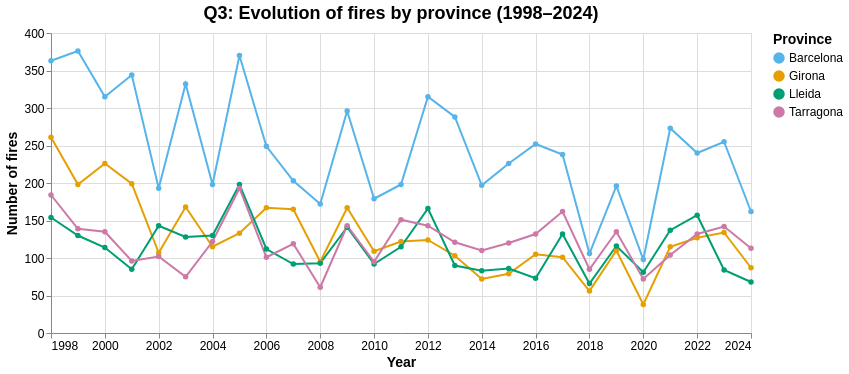

The code cell stored with this chart in its notebook:
### Markdown cell above
# Q3: Evolution of fires by province
Run the cell below from this notebook’s folder. Each line shows the annual number of fires in one province, from 1998 to 2024.

Colours use the colourblind-friendly Okabe–Ito palette.

### Code cell
from pathlib import Path
import pandas as pd
import altair as alt


def format_chart(chart):
    return (
        chart.configure_title(fontSize=18, subtitleFontSize=12)
        .configure_legend(titleFontSize=14, labelFontSize=12)
        .configure_axis(titleFontSize=14, labelFontSize=12)
    )


fires = pd.read_csv(
    Path("Clean data/CleanData.csv"),
    parse_dates=["data_incendi"],
    dtype={"codi_provincia": "string", "codi_comarca": "string"},
)
fires = fires[fires.data_incendi.dt.year.between(1998, 2024)].copy()
province_names = {"08": "Barcelona", "17": "Girona", "25": "Lleida", "43": "Tarragona"}
province_codes = fires.codi_provincia.str.zfill(2)
fires["provincia"] = province_codes.map(province_names).fillna(fires.provincia)
counts = fires.groupby([fires.data_incendi.dt.year.rename("year"), "provincia"]).size().reset_index(name="fires")
line_chart = alt.Chart(counts).mark_line(point=True).encode(
    x=alt.X("year:Q", title="Year", axis=alt.Axis(format="d"), scale=alt.Scale(zero=False)),
    y=alt.Y("fires:Q", title="Number of fires", scale=alt.Scale(zero=True)),
    color=alt.Color("provincia:N", title="Province", scale=alt.Scale(
        domain=["Barcelona", "Girona", "Lleida", "Tarragona"],
        range=["#56B4E9", "#E69F00", "#009E73", "#CC79A7"])),
    tooltip=["provincia:N", "year:O", "fires:Q"]
).properties(title="Q3: Evolution of fires by province (1998–2024)", height=300, width=700)

province_view = format_chart(line_chart)
province_view

### Figure 1 — Vega-Lite specification as saved in the notebook (floating-point values rounded to 4 significant figures)
{"config": {"view": {"continuousWidth": 300, "continuousHeight": 300}, "axis": {"labelFontSize": 12, "titleFontSize": 14}, "legend": {"labelFontSize": 12, "titleFontSize": 14}, "title": {"fontSize": 18, "subtitleFontSize": 12}}, "data": {"name": "data-2fff97f9a8cf3e5bdd35b9a7e089dd93"}, "mark": {"type": "line", "point": true}, "encoding": {"color": {"field": "provincia", "scale": {"domain": ["Barcelona", "Girona", "Lleida", "Tarragona"], "range": ["#56B4E9", "#E69F00", "#009E73", "#CC79A7"]}, "title": "Province", "type": "nominal"}, "tooltip": [{"field": "provincia", "type": "nominal"}, {"field": "year", "type": "ordinal"}, {"field": "fires", "type": "quantitative"}], "x": {"axis": {"format": "d"}, "field": "year", "scale": {"zero": false}, "title": "Year", "type": "quantitative"}, "y": {"field": "fires", "scale": {"zero": true}, "title": "Number of fires", "type": "quantitative"}}, "height": 300, "title": "Q3: Evolution of fires by province (1998–2024)", "width": 700, "$schema": "https://vega.github.io/schema/vega-lite/v6.4.1.json", "datasets": {"data-2fff97f9a8cf3e5bdd35b9a7e089dd93": [{"year": 1998, "provincia": "Barcelona", "fires": 363}, {"year": 1998, "provincia": "Girona", "fires": 261}, {"year": 1998, "provincia": "Lleida", "fires": 154}, {"year": 1998, "provincia": "Tarragona", "fires": 184}, {"year": 1999, "provincia": "Barcelona", "fires": 376}, {"year": 1999, "provincia": "Girona", "fires": 198}, {"year": 1999, "provincia": "Lleida", "fires": 130}, {"year": 1999, "provincia": "Tarragona", "fires": 139}, {"year": 2000, "provincia": "Barcelona", "fires": 315}, {"year": 2000, "provincia": "Girona", "fires": 226}, {"year": 2000, "provincia": "Lleida", "fires": 114}, {"year": 2000, "provincia": "Tarragona", "fires": 135}, {"year": 2001, "provincia": "Barcelona", "fires": 344}, {"year": 2001, "provincia": "Girona", "fires": 199}, {"year": 2001, "provincia": "Lleida", "fires": 85}, {"year": 2001, "provincia": "Tarragona", "fires": 96}, {"year": 2002, "provincia": "Barcelona", "fires": 193}, {"year": 2002, "provincia": "Girona", "fires": 107}, {"year": 2002, "provincia": "Lleida", "fires": 143}, {"year": 2002, "provincia": "Tarragona", "fires": 102}, {"year": 2003, "provincia": "Barcelona", "fires": 332}, {"year": 2003, "provincia": "Girona", "fires": 168}, {"year": 2003, "provincia": "Lleida", "fires": 128}, {"year": 2003, "provincia": "Tarragona", "fires": 75}, {"year": 2004, "provincia": "Barcelona", "fires": 198}, {"year": 2004, "provincia": "Girona", "fires": 115}, {"year": 2004, "provincia": "Lleida", "fires": 130}, {"year": 2004, "provincia": "Tarragona", "fires": 122}, {"year": 2005, "provincia": "Barcelona", "fires": 370}, {"year": 2005, "provincia": "Girona", "fires": 133}, {"year": 2005, "provincia": "Lleida", "fires": 198}, {"year": 2005, "provincia": "Tarragona", "fires": 193}, {"year": 2006, "provincia": "Barcelona", "fires": 249}, {"year": 2006, "provincia": "Girona", "fires": 167}, {"year": 2006, "provincia": "Lleida", "fires": 112}, {"year": 2006, "provincia": "Tarragona", "fires": 101}, {"year": 2007, "provincia": "Barcelona", "fires": 203}, {"year": 2007, "provincia": "Girona", "fires": 165}, {"year": 2007, "provincia": "Lleida", "fires": 92}, {"year": 2007, "provincia": "Tarragona", "fires": 119}, {"year": 2008, "provincia": "Barcelona", "fires": 172}, {"year": 2008, "provincia": "Girona", "fires": 95}, {"year": 2008, "provincia": "Lleida", "fires": 93}, {"year": 2008, "provincia": "Tarragona", "fires": 61}, {"year": 2009, "provincia": "Barcelona", "fires": 296}, {"year": 2009, "provincia": "Girona", "fires": 167}, {"year": 2009, "provincia": "Lleida", "fires": 141}, {"year": 2009, "provincia": "Tarragona", "fires": 143}, {"year": 2010, "provincia": "Barcelona", "fires": 179}, {"year": 2010, "provincia": "Girona", "fires": 109}, {"year": 2010, "provincia": "Lleida", "fires": 92}, {"year": 2010, "provincia": "Tarragona", "fires": 95}, {"year": 2011, "provincia": "Barcelona", "fires": 198}, {"year": 2011, "provincia": "Girona", "fires": 122}, {"year": 2011, "provincia": "Lleida", "fires": 115}, {"year": 2011, "provincia": "Tarragona", "fires": 151}, {"year": 2012, "provincia": "Barcelona", "fires": 315}, {"year": 2012, "provincia": "Girona", "fires": 124}, {"year": 2012, "provincia": "Lleida", "fires": 166}, {"year": 2012, "provincia": "Tarragona", "fires": 143}, {"year": 2013, "provincia": "Barcelona", "fires": 288}, {"year": 2013, "provincia": "Girona", "fires": 103}, {"year": 2013, "provincia": "Lleida", "fires": 90}, {"year": 2013, "provincia": "Tarragona", "fires": 121}, {"year": 2014, "provincia": "Barcelona", "fires": 197}, {"year": 2014, "provincia": "Girona", "fires": 72}, {"year": 2014, "provincia": "Lleida", "fires": 83}, {"year": 2014, "provincia": "Tarragona", "fires": 110}, {"year": 2015, "provincia": "Barcelona", "fires": 226}, {"year": 2015, "provincia": "Girona", "fires": 79}, {"year": 2015, "provincia": "Lleida", "fires": 86}, {"year": 2015, "provincia": "Tarragona", "fires": 120}, {"year": 2016, "provincia": "Barcelona", "fires": 252}, {"year": 2016, "provincia": "Girona", "fires": 105}, {"year": 2016, "provincia": "Lleida", "fires": 73}, {"year": 2016, "provincia": "Tarragona", "fires": 132}, {"year": 2017, "provincia": "Barcelona", "fires": 238}, {"year": 2017, "provincia": "Girona", "fires": 101}, {"year": 2017, "provincia": "Lleida", "fires": 132}, {"year": 2017, "provincia": "Tarragona", "fires": 162}, {"year": 2018, "provincia": "Barcelona", "fires": 106}, {"year": 2018, "provincia": "Girona", "fires": 56}, {"year": 2018, "provincia": "Lleida", "fires": 66}, {"year": 2018, "provincia": "Tarragona", "fires": 85}, {"year": 2019, "provincia": "Barcelona", "fires": 196}, {"year": 2019, "provincia": "Girona", "fires": 110}, {"year": 2019, "provincia": "Lleida", "fires": 116}, {"year": 2019, "provincia": "Tarragona", "fires": 135}, {"year": 2020, "provincia": "Barcelona", "fires": 98}, {"year": 2020, "provincia": "Girona", "fires": 38}, {"year": 2020, "provincia": "Lleida", "fires": 81}, {"year": 2020, "provincia": "Tarragona", "fires": 72}, {"year": 2021, "provincia": "Barcelona", "fires": 273}, {"year": 2021, "provincia": "Girona", "fires": 115}, {"year": 2021, "provincia": "Lleida", "fires": 137}, {"year": 2021, "provincia": "Tarragona", "fires": 104}, {"year": 2022, "provincia": "Barcelona", "fires": 240}, {"year": 2022, "provincia": "Girona", "fires": 127}, {"year": 2022, "provincia": "Lleida", "fires": 157}, {"year": 2022, "provincia": "Tarragona", "fires": 132}, {"year": 2023, "provincia": "Barcelona", "fires": 255}, {"year": 2023, "provincia": "Girona", "fires": 134}, {"year": 2023, "provincia": "Lleida", "fires": 84}, {"year": 2023, "provincia": "Tarragona", "fires": 142}, {"year": 2024, "provincia": "Barcelona", "fires": 162}, {"year": 2024, "provincia": "Girona", "fires": 87}, {"year": 2024, "provincia": "Lleida", "fires": 68}, {"year": 2024, "provincia": "Tarragona", "fires": 113}]}}
